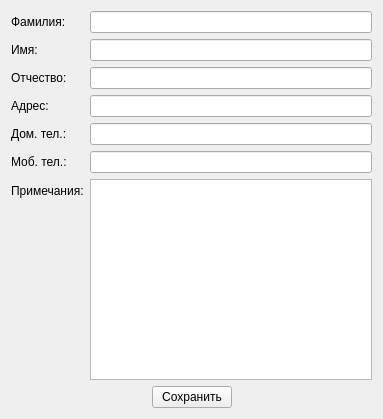
<?xml version="1.0" encoding="UTF-8"?>
<ui version="4.0">
 <class>adressbook</class>
 <widget class="QWidget" name="adressbook">
  <property name="geometry">
   <rect>
    <x>0</x>
    <y>0</y>
    <width>383</width>
    <height>419</height>
   </rect>
  </property>
  <property name="windowTitle">
   <string>adressbook</string>
  </property>
  <layout class="QVBoxLayout" name="verticalLayout">
   <item>
    <layout class="QFormLayout" name="formLayout">
     <item row="0" column="0">
      <widget class="QLabel" name="label_second_name">
       <property name="text">
        <string>Фамилия:</string>
       </property>
      </widget>
     </item>
     <item row="0" column="1">
      <widget class="QLineEdit" name="lineEdit_second_name"/>
     </item>
     <item row="1" column="0">
      <widget class="QLabel" name="label_first_name">
       <property name="text">
        <string>Имя:</string>
       </property>
      </widget>
     </item>
     <item row="1" column="1">
      <widget class="QLineEdit" name="lineEdit_first_name"/>
     </item>
     <item row="2" column="0">
      <widget class="QLabel" name="label_patroymic">
       <property name="text">
        <string>Отчество:</string>
       </property>
      </widget>
     </item>
     <item row="2" column="1">
      <widget class="QLineEdit" name="lineEdit_patronymic"/>
     </item>
     <item row="3" column="0">
      <widget class="QLabel" name="label_adress">
       <property name="text">
        <string>Адрес:</string>
       </property>
      </widget>
     </item>
     <item row="3" column="1">
      <widget class="QLineEdit" name="lineEdit_adress"/>
     </item>
     <item row="4" column="0">
      <widget class="QLabel" name="label_home_phone">
       <property name="text">
        <string>Дом. тел.:</string>
       </property>
      </widget>
     </item>
     <item row="4" column="1">
      <widget class="QLineEdit" name="lineEdit_home_phone"/>
     </item>
     <item row="5" column="0">
      <widget class="QLabel" name="label_mobile_phone">
       <property name="text">
        <string>Моб. тел.:</string>
       </property>
      </widget>
     </item>
     <item row="5" column="1">
      <widget class="QLineEdit" name="lineEdit_mobile_phone"/>
     </item>
     <item row="6" column="0">
      <widget class="QLabel" name="label_notes">
       <property name="text">
        <string>Примечания:</string>
       </property>
      </widget>
     </item>
     <item row="6" column="1">
      <widget class="QPlainTextEdit" name="plainTextEdit_notes"/>
     </item>
    </layout>
   </item>
   <item>
    <layout class="QHBoxLayout" name="horizontalLayout">
     <item>
      <spacer name="horizontalSpacer">
       <property name="orientation">
        <enum>Qt::Horizontal</enum>
       </property>
       <property name="sizeHint" stdset="0">
        <size>
         <width>40</width>
         <height>20</height>
        </size>
       </property>
      </spacer>
     </item>
     <item>
      <widget class="QPushButton" name="pushButton_save">
       <property name="text">
        <string>Сохранить</string>
       </property>
      </widget>
     </item>
     <item>
      <spacer name="horizontalSpacer_2">
       <property name="orientation">
        <enum>Qt::Horizontal</enum>
       </property>
       <property name="sizeHint" stdset="0">
        <size>
         <width>40</width>
         <height>20</height>
        </size>
       </property>
      </spacer>
     </item>
    </layout>
   </item>
  </layout>
 </widget>
 <resources/>
 <connections/>
</ui>
